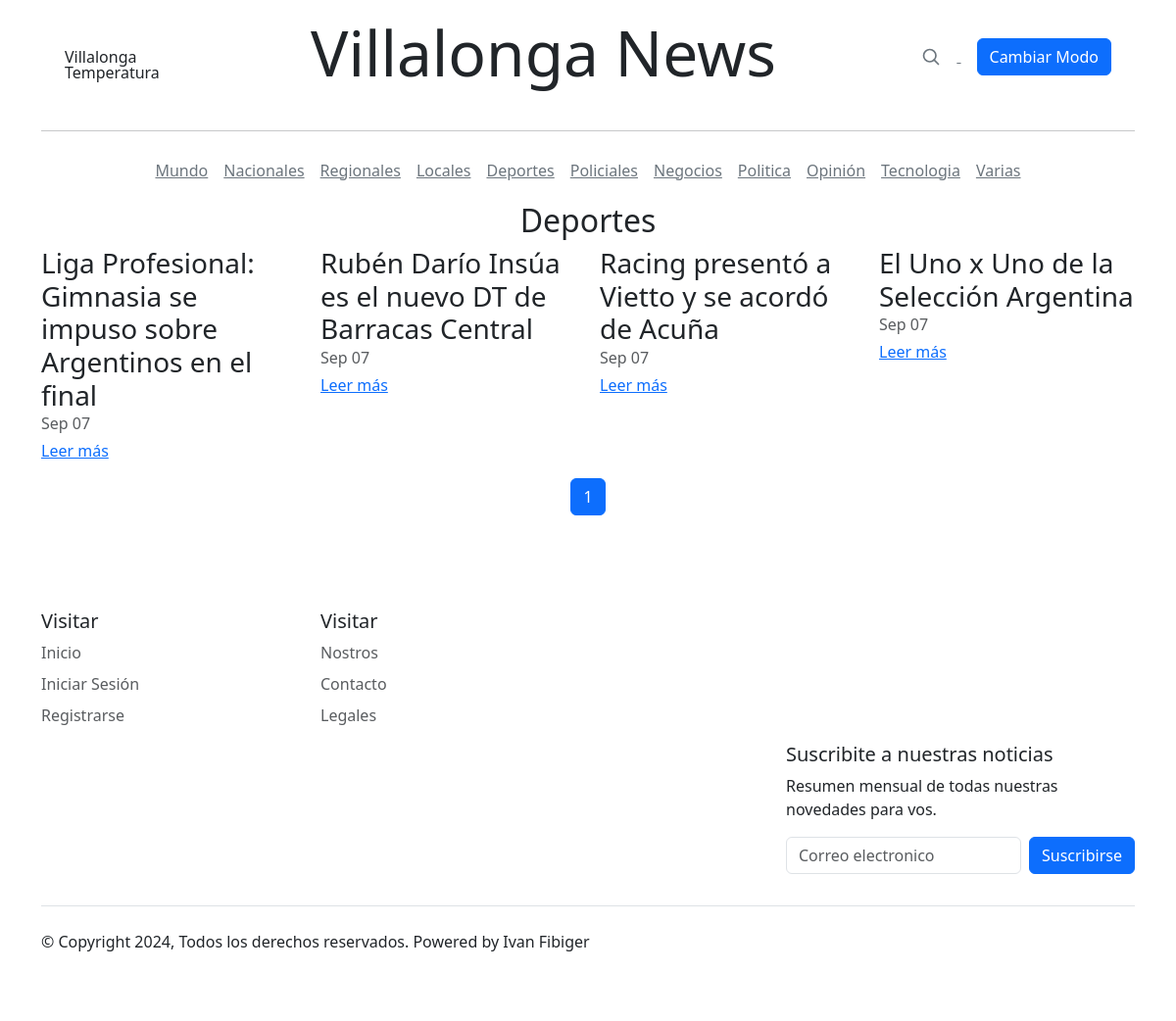
/categoria/Deportes/, run on the app's committed database.
### core/models.py (models this page shows, shortened)
class Category(models.Model):
    name = models.CharField(max_length=60, unique=True)

class Article(models.Model):
    title = models.CharField(max_length=250)
    lead = models.TextField(null=True)
    body = models.TextField()
    media = models.FileField(upload_to='media/', null=True, blank=True)
    media_footer = models.CharField(max_length=250, blank=True)
    author = models.ForeignKey(User, on_delete=models.CASCADE, related_name='articles')
    category = models.ForeignKey(Category, on_delete=models.CASCADE)
    published_date = models.DateTimeField(auto_now_add=True)
    updated_date = models.DateTimeField(auto_now=True)
    is_featured = models.BooleanField(default=False)
    is_important = models.BooleanField(default=False)
    class Meta:
        ordering = ['-published_date']

### core/views.py (the view)
# urls.py: path('categoria/<str:category_name>/', views.category_detail, name='category_detail'),
def category_detail(request, category_name):
    category = get_object_or_404(Category, name=category_name)
    articles = Article.objects.filter(category=category).order_by('-published_date')
    paginator = Paginator(articles, 4)
    page_number = request.GET.get('page', 1)
    try:
        page = paginator.get_page(page_number)
    except PageNotAnInteger:
        page = paginator.page(1)
    except EmptyPage:
        page = paginator.page(paginator.num_pages)
    return render(request, 'secciones.html', {
        'category': category,
        'page': page,
    })

### core/templates/secciones.html (shortened to what this page needs)
<!DOCTYPE html>
<html lang="es">
<head>
  <link href="https://cdn.jsdelivr.net/npm/bootstrap@5.3.2/dist/css/bootstrap.min.css" rel="stylesheet"
>
  <link rel="stylesheet" type="text/css"
    href="https://cdnjs.cloudflare.com/ajax/libs/slick-carousel/1.8.1/slick.min.css" />
  <link rel="stylesheet" type="text/css"
    href="https://cdnjs.cloudflare.com/ajax/libs/slick-carousel/1.8.1/slick-theme.min.css" />
  <link rel="stylesheet" href="blog.css">
</head>
<body>
  <div class="container">
    <div class="container">
      <header class="blog-header lh-1 py-3">
        <div class="container">
          <div class="row flex-nowrap justify-content-between align-items-center">
            <div class="col-4 col-sm-2">
              <div id="weatherWidget" class="tie-weather-widget is-animated d-none d-sm-block" title="Weather">
                <div class="weather-wrap">
                  <div class="weather-forecast-day small-weather-icons">
                    <div class="weather-icon">
                    </div>
                  </div>
                  <div class="city-data">
                    <span id="cityName">Villalonga</span>
                    <span id="weatherTemp" class="weather-current-temp">Temperatura</span>
                  </div>
                </div>
              </div>
            </div>
            <div class="col-4 col-sm-6 text-center">
              <h1 class="display-3 text-center"><a class="blog-header-logo text-dark" href="#"
                  id="titulo-principal">Villalonga News</a></h1>
            </div>
            <div class="col-4 col-sm-3 text-end">
              <div id="collapseButtons" class="collapse d-sm-block">
                <a class="link-secondary me-3 d-none d-sm-inline" href="#" aria-label="Search">
                  <svg xmlns="http://www.w3.org/2000/svg" width="20" height="20" fill="none" stroke="currentColor"
                    stroke-linecap="round" stroke-linejoin="round" stroke-width="2" class="mx-3" role="img"
                    viewBox="0 0 24 24">
                    <title>Search</title>
                    <circle cx="10.5" cy="10.5" r="7.5"></circle>
                    <path d="M21 21l-5.2-5.2"></path>
                  </svg>
                </a>
                <button id="modoBtn" class="btn btn-primary">Cambiar Modo</button>
              </div>
            </div>
          </div>
        </div>
      </header>
    </div>
    <hr>
    <div class="nav-scroller py-1 mb-2">
      <nav class="nav d-flex justify-content-center">
        <a class="p-2 link-secondary" href="#">Mundo</a>
        <a class="p-2 link-secondary" href="#">Nacionales</a>
        <a class="p-2 link-secondary" href="#">Regionales</a>
        <a class="p-2 link-secondary" href="#">Locales</a>
        <a class="p-2 link-secondary" href="#">Deportes</a>
        <a class="p-2 link-secondary" href="#">Policiales</a>
        <a class="p-2 link-secondary" href="#">Negocios</a>
        <a class="p-2 link-secondary" href="#">Politica</a>
        <a class="p-2 link-secondary" href="#">Opinión</a>
        <a class="p-2 link-secondary" href="#">Tecnologia</a>
        <a class="p-2 link-secondary" href="#">Varias</a>
      </nav>
    </div>
  </div>
  <div class="container">
    <main class="mb-5">
      <h2 class="text-center">{{ category.name }}</h2>
      <div class="row">
        {% for article in page %}
          <div class="col-md-3 mb-3">
            <h3 class="mb-0">{{ article.title }}</h3>
            <div class="mb-1 text-muted">{{ article.published_date|date:"M d" }}</div>
            <a href="{{ article.get_absolute_url }}" class="stretched-link">Leer más</a>
          </div>
        {% empty %}
          <p>No hay artículos disponibles en esta categoría.</p>
        {% endfor %}
      </div>
      <nav aria-label="Page navigation">
        <ul class="pagination justify-content-center">
          {% for num in page.paginator.page_range %}
            <li class="page-item {% if page.number == num %}active{% endif %}">
              <a class="page-link" href="?page={{ num }}">{{ num }}</a>
            </li>
          {% endfor %}
        </ul>
      </nav>
    </main>
  </div>
  <div class="container">
    <footer class="py-5">
      <div class="row">
        <div class="col-3 col-md-3 mb-2">
          <h5>Visitar</h5>
          <ul class="nav flex-column">
            <li class="nav-item mb-2"><a href="#" class="nav-link p-0 text-body-secondary">Inicio</a></li>
            <li class="nav-item mb-2"><a href="#" class="nav-link p-0 text-body-secondary">Iniciar Sesión</a></li>
            <li class="nav-item mb-2"><a href="#" class="nav-link p-0 text-body-secondary">Registrarse</a></li>
          </ul>
        </div>
        <div class="col-3 col-md-3 mb-2">
          <h5>Visitar</h5>
          <ul class="nav flex-column">
            <li class="nav-item mb-2"><a href="#" class="nav-link p-0 text-body-secondary">Nostros</a></li>
            <li class="nav-item mb-2"><a href="#" class="nav-link p-0 text-body-secondary">Contacto</a></li>
            <li class="nav-item mb-2"><a href="#" class="nav-link p-0 text-body-secondary">Legales</a></li>
          </ul>
        </div>
        <div class="col-md-4 offset-md-8 mb-2">
          <form>
            <h5>Suscribite a nuestras noticias</h5>
            <p>Resumen mensual de todas nuestras novedades para vos.</p>
            <div class="d-flex flex-column flex-sm-row w-100 gap-2">
              <input id="newsletter1" type="text" class="form-control" placeholder="Correo electronico">
              <button class="btn btn-primary" type="button">Suscribirse</button>
            </div>
          </form>
        </div>
      </div>
      <div class="d-flex flex-column flex-sm-row justify-content-between py-4 my-4 border-top">
        <p>© Copyright 2024, Todos los derechos reservados. Powered by Ivan Fibiger</p>
        <ul class="list-unstyled d-flex">
          <li class="ms-3"><a class="link-dark" href="#"><svg class="bi" width="24" height="24">
                <use xlink:href="#twitter" /></svg></a></li>
          <li class="ms-3"><a class="link-dark" href="#"><svg class="bi" width="24" height="24">
                <use xlink:href="#instagram" /></svg></a></li>
          <li class="ms-3"><a class="link-dark" href="#"><svg class="bi" width="24" height="24">
                <use xlink:href="#facebook" /></svg></a></li>
        </ul>
      </div>
    </footer>
  </div>
</body>
</html>

### static/css/blog.css (style rules this page uses)
.container { position: relative; }
#titulo-principal { text-decoration: none; }

### data on the page
Category: name "Deportes"
Article: title "Liga Profesional: Gimnasia se impuso sobre Argentinos en el final", published_date "Sep 07"
Article: title "Rubén Darío Insúa es el nuevo DT de Barracas Central", published_date "Sep 07"
Article: title "Racing presentó a Vietto y se acordó de Acuña", published_date "Sep 07"
Article: title "El Uno x Uno de la Selección Argentina", published_date "Sep 07"

### other printed values
{{ num }} "1"
